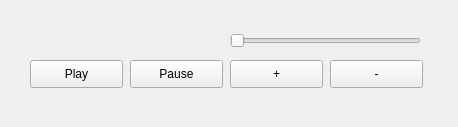
<?xml version="1.0" encoding="UTF-8"?>
<ui version="4.0">
 <class>Form</class>
 <widget class="QWidget" name="Form">
  <property name="geometry">
   <rect>
    <x>0</x>
    <y>0</y>
    <width>458</width>
    <height>127</height>
   </rect>
  </property>
  <property name="windowTitle">
   <string>Form</string>
  </property>
  <widget class="QPushButton" name="playButton">
   <property name="geometry">
    <rect>
     <x>30</x>
     <y>60</y>
     <width>93</width>
     <height>28</height>
    </rect>
   </property>
   <property name="text">
    <string>Play</string>
   </property>
  </widget>
  <widget class="QPushButton" name="pauseButton">
   <property name="geometry">
    <rect>
     <x>130</x>
     <y>60</y>
     <width>93</width>
     <height>28</height>
    </rect>
   </property>
   <property name="text">
    <string>Pause</string>
   </property>
  </widget>
  <widget class="QPushButton" name="v_upButton_3">
   <property name="geometry">
    <rect>
     <x>230</x>
     <y>60</y>
     <width>93</width>
     <height>28</height>
    </rect>
   </property>
   <property name="text">
    <string>+</string>
   </property>
  </widget>
  <widget class="QPushButton" name="v_downButton_4">
   <property name="geometry">
    <rect>
     <x>330</x>
     <y>60</y>
     <width>93</width>
     <height>28</height>
    </rect>
   </property>
   <property name="text">
    <string>-</string>
   </property>
  </widget>
  <widget class="QSlider" name="horizontalSlider">
   <property name="geometry">
    <rect>
     <x>230</x>
     <y>30</y>
     <width>191</width>
     <height>22</height>
    </rect>
   </property>
   <property name="orientation">
    <enum>Qt::Horizontal</enum>
   </property>
  </widget>
 </widget>
 <resources/>
 <connections/>
</ui>
